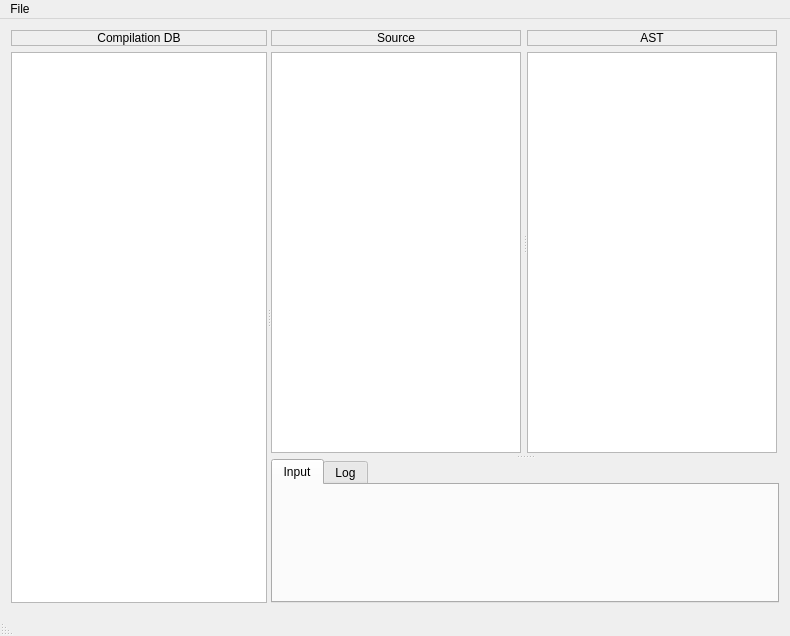
<?xml version="1.0" encoding="UTF-8"?>
<ui version="4.0">
 <class>MainWindow</class>
 <widget class="QMainWindow" name="MainWindow">
  <property name="geometry">
   <rect>
    <x>0</x>
    <y>0</y>
    <width>790</width>
    <height>636</height>
   </rect>
  </property>
  <property name="windowTitle">
   <string>MainWindow</string>
  </property>
  <widget class="QWidget" name="centralWidget">
   <layout class="QHBoxLayout" name="centralHLayout">
    <item>
     <widget class="QSplitter" name="centralSplitterH">
      <property name="orientation">
       <enum>Qt::Horizontal</enum>
      </property>
      <widget class="QWidget" name="widgetLeft" native="true">
       <property name="sizePolicy">
        <sizepolicy hsizetype="MinimumExpanding" vsizetype="Preferred">
         <horstretch>0</horstretch>
         <verstretch>0</verstretch>
        </sizepolicy>
       </property>
       <property name="minimumSize">
        <size>
         <width>150</width>
         <height>0</height>
        </size>
       </property>
       <property name="maximumSize">
        <size>
         <width>16777215</width>
         <height>16777215</height>
        </size>
       </property>
       <layout class="QVBoxLayout" name="verticalLayoutLeft">
        <property name="leftMargin">
         <number>0</number>
        </property>
        <property name="topMargin">
         <number>0</number>
        </property>
        <property name="rightMargin">
         <number>0</number>
        </property>
        <property name="bottomMargin">
         <number>0</number>
        </property>
        <item>
         <widget class="QLabel" name="labelCompDB">
          <property name="sizePolicy">
           <sizepolicy hsizetype="Minimum" vsizetype="Preferred">
            <horstretch>0</horstretch>
            <verstretch>0</verstretch>
           </sizepolicy>
          </property>
          <property name="minimumSize">
           <size>
            <width>0</width>
            <height>16</height>
           </size>
          </property>
          <property name="frameShape">
           <enum>QFrame::StyledPanel</enum>
          </property>
          <property name="text">
           <string>Compilation DB</string>
          </property>
          <property name="alignment">
           <set>Qt::AlignCenter</set>
          </property>
         </widget>
        </item>
        <item>
         <widget class="QListView" name="listViewCompDB">
          <property name="sizePolicy">
           <sizepolicy hsizetype="Minimum" vsizetype="Expanding">
            <horstretch>0</horstretch>
            <verstretch>0</verstretch>
           </sizepolicy>
          </property>
          <property name="minimumSize">
           <size>
            <width>0</width>
            <height>0</height>
           </size>
          </property>
          <property name="font">
           <font>
            <pointsize>10</pointsize>
           </font>
          </property>
          <property name="editTriggers">
           <set>QAbstractItemView::NoEditTriggers</set>
          </property>
          <property name="alternatingRowColors">
           <bool>true</bool>
          </property>
          <property name="wordWrap">
           <bool>true</bool>
          </property>
         </widget>
        </item>
       </layout>
      </widget>
      <widget class="QWidget" name="widgetRight" native="true">
       <property name="sizePolicy">
        <sizepolicy hsizetype="Maximum" vsizetype="Preferred">
         <horstretch>4</horstretch>
         <verstretch>0</verstretch>
        </sizepolicy>
       </property>
       <property name="minimumSize">
        <size>
         <width>450</width>
         <height>0</height>
        </size>
       </property>
       <layout class="QVBoxLayout" name="verticalLayout_4">
        <property name="leftMargin">
         <number>0</number>
        </property>
        <property name="topMargin">
         <number>0</number>
        </property>
        <property name="rightMargin">
         <number>0</number>
        </property>
        <property name="bottomMargin">
         <number>0</number>
        </property>
        <item>
         <widget class="QSplitter" name="splitterSrcInput">
          <property name="orientation">
           <enum>Qt::Vertical</enum>
          </property>
          <widget class="QWidget" name="widgetSrcAST" native="true">
           <property name="sizePolicy">
            <sizepolicy hsizetype="Preferred" vsizetype="Maximum">
             <horstretch>0</horstretch>
             <verstretch>4</verstretch>
            </sizepolicy>
           </property>
           <property name="minimumSize">
            <size>
             <width>0</width>
             <height>425</height>
            </size>
           </property>
           <property name="baseSize">
            <size>
             <width>0</width>
             <height>0</height>
            </size>
           </property>
           <layout class="QGridLayout" name="gridLayout_3">
            <property name="leftMargin">
             <number>0</number>
            </property>
            <property name="topMargin">
             <number>0</number>
            </property>
            <property name="rightMargin">
             <number>0</number>
            </property>
            <property name="bottomMargin">
             <number>0</number>
            </property>
            <property name="horizontalSpacing">
             <number>6</number>
            </property>
            <item row="0" column="0">
             <widget class="QSplitter" name="splitterSrcAST">
              <property name="orientation">
               <enum>Qt::Horizontal</enum>
              </property>
              <widget class="QWidget" name="widgetSrc" native="true">
               <layout class="QVBoxLayout" name="verticalLayout">
                <property name="leftMargin">
                 <number>0</number>
                </property>
                <property name="topMargin">
                 <number>0</number>
                </property>
                <property name="rightMargin">
                 <number>2</number>
                </property>
                <property name="bottomMargin">
                 <number>2</number>
                </property>
                <item>
                 <widget class="QLabel" name="labelSrc">
                  <property name="frameShape">
                   <enum>QFrame::StyledPanel</enum>
                  </property>
                  <property name="text">
                   <string>Source</string>
                  </property>
                  <property name="alignment">
                   <set>Qt::AlignCenter</set>
                  </property>
                 </widget>
                </item>
                <item>
                 <widget class="QPlainTextEdit" name="plainTextEditSrc"/>
                </item>
               </layout>
              </widget>
              <widget class="QWidget" name="widgetAST" native="true">
               <layout class="QVBoxLayout" name="verticalLayout_2">
                <property name="leftMargin">
                 <number>0</number>
                </property>
                <property name="topMargin">
                 <number>0</number>
                </property>
                <property name="rightMargin">
                 <number>2</number>
                </property>
                <property name="bottomMargin">
                 <number>2</number>
                </property>
                <item>
                 <widget class="QLabel" name="labelAST">
                  <property name="frameShape">
                   <enum>QFrame::StyledPanel</enum>
                  </property>
                  <property name="text">
                   <string>AST</string>
                  </property>
                  <property name="alignment">
                   <set>Qt::AlignCenter</set>
                  </property>
                 </widget>
                </item>
                <item>
                 <widget class="QPlainTextEdit" name="plainTextEditAST">
                  <property name="acceptDrops">
                   <bool>false</bool>
                  </property>
                  <property name="undoRedoEnabled">
                   <bool>false</bool>
                  </property>
                  <property name="readOnly">
                   <bool>true</bool>
                  </property>
                 </widget>
                </item>
               </layout>
              </widget>
             </widget>
            </item>
           </layout>
          </widget>
          <widget class="QTabWidget" name="tabWidgetInput">
           <property name="sizePolicy">
            <sizepolicy hsizetype="Expanding" vsizetype="Minimum">
             <horstretch>0</horstretch>
             <verstretch>0</verstretch>
            </sizepolicy>
           </property>
           <property name="minimumSize">
            <size>
             <width>0</width>
             <height>50</height>
            </size>
           </property>
           <property name="maximumSize">
            <size>
             <width>16777215</width>
             <height>16777215</height>
            </size>
           </property>
           <property name="baseSize">
            <size>
             <width>0</width>
             <height>0</height>
            </size>
           </property>
           <property name="currentIndex">
            <number>0</number>
           </property>
           <widget class="QWidget" name="tabInput">
            <attribute name="title">
             <string>Input</string>
            </attribute>
            <layout class="QGridLayout" name="gridLayout"/>
           </widget>
           <widget class="QWidget" name="tabLog">
            <attribute name="title">
             <string>Log</string>
            </attribute>
            <layout class="QVBoxLayout" name="verticalLayout_5">
             <item>
              <widget class="QPlainTextEdit" name="logBrowser">
               <property name="enabled">
                <bool>true</bool>
               </property>
               <property name="font">
                <font>
                 <pointsize>9</pointsize>
                </font>
               </property>
              </widget>
             </item>
            </layout>
           </widget>
          </widget>
         </widget>
        </item>
       </layout>
      </widget>
     </widget>
    </item>
   </layout>
  </widget>
  <widget class="QMenuBar" name="menuBar">
   <property name="geometry">
    <rect>
     <x>0</x>
     <y>0</y>
     <width>790</width>
     <height>25</height>
    </rect>
   </property>
   <widget class="QMenu" name="menuAstViewer">
    <property name="title">
     <string>File</string>
    </property>
    <widget class="QMenu" name="menuRecent_File">
     <property name="title">
      <string>Recent Files</string>
     </property>
     <addaction name="separator"/>
     <addaction name="actionClear_Menu"/>
    </widget>
    <addaction name="actionOpen_File"/>
    <addaction name="menuRecent_File"/>
    <addaction name="actionOpen_DB"/>
    <addaction name="separator"/>
    <addaction name="actionQuit"/>
   </widget>
   <addaction name="menuAstViewer"/>
  </widget>
  <widget class="QStatusBar" name="statusBar">
   <property name="toolTip">
    <string>Status</string>
   </property>
   <property name="layoutDirection">
    <enum>Qt::RightToLeft</enum>
   </property>
   <property name="autoFillBackground">
    <bool>false</bool>
   </property>
   <property name="sizeGripEnabled">
    <bool>true</bool>
   </property>
  </widget>
  <action name="actionOpen_DB">
   <property name="text">
    <string>Open DB...</string>
   </property>
  </action>
  <action name="actionOpen_File">
   <property name="text">
    <string>Open File...</string>
   </property>
  </action>
  <action name="actionQuit">
   <property name="text">
    <string>Quit</string>
   </property>
  </action>
  <action name="actionClear_Menu">
   <property name="text">
    <string>Clear Menu</string>
   </property>
  </action>
 </widget>
 <layoutdefault spacing="6" margin="11"/>
 <resources/>
 <connections>
  <connection>
   <sender>actionQuit</sender>
   <signal>triggered()</signal>
   <receiver>MainWindow</receiver>
   <slot>close()</slot>
   <hints>
    <hint type="sourcelabel">
     <x>-1</x>
     <y>-1</y>
    </hint>
    <hint type="destinationlabel">
     <x>394</x>
     <y>317</y>
    </hint>
   </hints>
  </connection>
 </connections>
</ui>
